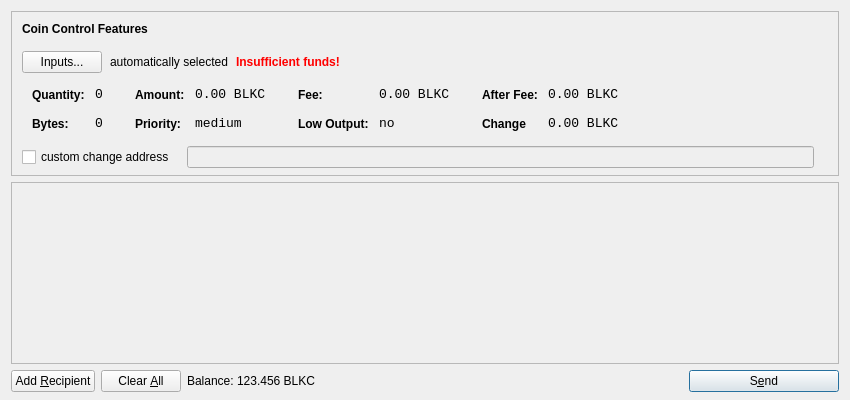
<?xml version="1.0" encoding="UTF-8"?>
<ui version="4.0">
 <class>SendCoinsDialog</class>
 <widget class="QDialog" name="SendCoinsDialog">
  <property name="geometry">
   <rect>
    <x>0</x>
    <y>0</y>
    <width>850</width>
    <height>400</height>
   </rect>
  </property>
  <property name="windowTitle">
   <string>Send Coins</string>
  </property>
  <layout class="QVBoxLayout" name="verticalLayout" stretch="0,1,0">
   <property name="bottomMargin">
    <number>8</number>
   </property>
   <item>
    <widget class="QFrame" name="frameCoinControl">
     <property name="sizePolicy">
      <sizepolicy hsizetype="Expanding" vsizetype="Expanding">
       <horstretch>0</horstretch>
       <verstretch>0</verstretch>
      </sizepolicy>
     </property>
     <property name="maximumSize">
      <size>
       <width>16777215</width>
       <height>16777215</height>
      </size>
     </property>
     <property name="frameShape">
      <enum>QFrame::StyledPanel</enum>
     </property>
     <property name="frameShadow">
      <enum>QFrame::Sunken</enum>
     </property>
     <layout class="QVBoxLayout" name="verticalLayoutCoinControl2">
      <property name="spacing">
       <number>-1</number>
      </property>
      <property name="leftMargin">
       <number>0</number>
      </property>
      <property name="topMargin">
       <number>0</number>
      </property>
      <property name="rightMargin">
       <number>0</number>
      </property>
      <property name="bottomMargin">
       <number>6</number>
      </property>
      <item>
       <layout class="QVBoxLayout" name="verticalLayoutCoinControl" stretch="0,0,0,0,1">
        <property name="spacing">
         <number>0</number>
        </property>
        <property name="leftMargin">
         <number>10</number>
        </property>
        <property name="topMargin">
         <number>10</number>
        </property>
        <item>
         <layout class="QHBoxLayout" name="horizontalLayoutCoinControl1">
          <property name="bottomMargin">
           <number>15</number>
          </property>
          <item>
           <widget class="QLabel" name="labelCoinControlFeatures">
            <property name="sizePolicy">
             <sizepolicy hsizetype="Preferred" vsizetype="Maximum">
              <horstretch>0</horstretch>
              <verstretch>0</verstretch>
             </sizepolicy>
            </property>
            <property name="font">
             <font>
              <weight>75</weight>
              <bold>true</bold>
             </font>
            </property>
            <property name="styleSheet">
             <string notr="true">font-weight:bold;</string>
            </property>
            <property name="text">
             <string>Coin Control Features</string>
            </property>
           </widget>
          </item>
         </layout>
        </item>
        <item>
         <layout class="QHBoxLayout" name="horizontalLayoutCoinControl2" stretch="0,0,0,0">
          <property name="spacing">
           <number>8</number>
          </property>
          <property name="bottomMargin">
           <number>10</number>
          </property>
          <item>
           <widget class="QPushButton" name="pushButtonCoinControl">
            <property name="styleSheet">
             <string notr="true"/>
            </property>
            <property name="text">
             <string>Inputs...</string>
            </property>
           </widget>
          </item>
          <item>
           <widget class="QLabel" name="labelCoinControlAutomaticallySelected">
            <property name="text">
             <string>automatically selected</string>
            </property>
            <property name="margin">
             <number>5</number>
            </property>
           </widget>
          </item>
          <item>
           <widget class="QLabel" name="labelCoinControlInsuffFunds">
            <property name="font">
             <font>
              <weight>75</weight>
              <bold>true</bold>
             </font>
            </property>
            <property name="styleSheet">
             <string notr="true">color:red;font-weight:bold;</string>
            </property>
            <property name="text">
             <string>Insufficient funds!</string>
            </property>
            <property name="margin">
             <number>5</number>
            </property>
           </widget>
          </item>
          <item>
           <spacer name="horizontalSpacerCoinControl">
            <property name="orientation">
             <enum>Qt::Horizontal</enum>
            </property>
            <property name="sizeHint" stdset="0">
             <size>
              <width>40</width>
              <height>1</height>
             </size>
            </property>
           </spacer>
          </item>
         </layout>
        </item>
        <item>
         <widget class="QWidget" name="widgetCoinControl" native="true">
          <property name="sizePolicy">
           <sizepolicy hsizetype="Preferred" vsizetype="Preferred">
            <horstretch>0</horstretch>
            <verstretch>0</verstretch>
           </sizepolicy>
          </property>
          <property name="minimumSize">
           <size>
            <width>0</width>
            <height>0</height>
           </size>
          </property>
          <property name="styleSheet">
           <string notr="true"/>
          </property>
          <layout class="QHBoxLayout" name="horizontalLayoutCoinControl5">
           <property name="margin">
            <number>0</number>
           </property>
           <item>
            <layout class="QHBoxLayout" name="horizontalLayoutCoinControl3" stretch="0,0,0,1">
             <property name="spacing">
              <number>20</number>
             </property>
             <property name="topMargin">
              <number>0</number>
             </property>
             <property name="bottomMargin">
              <number>10</number>
             </property>
             <item>
              <layout class="QFormLayout" name="formLayoutCoinControl1">
               <property name="horizontalSpacing">
                <number>10</number>
               </property>
               <property name="verticalSpacing">
                <number>14</number>
               </property>
               <property name="leftMargin">
                <number>10</number>
               </property>
               <property name="topMargin">
                <number>4</number>
               </property>
               <property name="rightMargin">
                <number>6</number>
               </property>
               <item row="0" column="0">
                <widget class="QLabel" name="labelCoinControlQuantityText">
                 <property name="styleSheet">
                  <string notr="true">font-weight:bold;</string>
                 </property>
                 <property name="text">
                  <string>Quantity:</string>
                 </property>
                 <property name="margin">
                  <number>0</number>
                 </property>
                </widget>
               </item>
               <item row="0" column="1">
                <widget class="QLabel" name="labelCoinControlQuantity">
                 <property name="font">
                  <font>
                   <family>Monospace</family>
                   <pointsize>10</pointsize>
                  </font>
                 </property>
                 <property name="cursor">
                  <cursorShape>IBeamCursor</cursorShape>
                 </property>
                 <property name="contextMenuPolicy">
                  <enum>Qt::ActionsContextMenu</enum>
                 </property>
                 <property name="text">
                  <string>0</string>
                 </property>
                 <property name="margin">
                  <number>0</number>
                 </property>
                 <property name="textInteractionFlags">
                  <set>Qt::LinksAccessibleByMouse|Qt::TextSelectableByKeyboard|Qt::TextSelectableByMouse</set>
                 </property>
                </widget>
               </item>
               <item row="1" column="0">
                <widget class="QLabel" name="labelCoinControlBytesText">
                 <property name="styleSheet">
                  <string notr="true">font-weight:bold;</string>
                 </property>
                 <property name="text">
                  <string>Bytes:</string>
                 </property>
                </widget>
               </item>
               <item row="1" column="1">
                <widget class="QLabel" name="labelCoinControlBytes">
                 <property name="font">
                  <font>
                   <family>Monospace</family>
                   <pointsize>10</pointsize>
                  </font>
                 </property>
                 <property name="cursor">
                  <cursorShape>IBeamCursor</cursorShape>
                 </property>
                 <property name="contextMenuPolicy">
                  <enum>Qt::ActionsContextMenu</enum>
                 </property>
                 <property name="text">
                  <string>0</string>
                 </property>
                 <property name="textInteractionFlags">
                  <set>Qt::LinksAccessibleByMouse|Qt::TextSelectableByKeyboard|Qt::TextSelectableByMouse</set>
                 </property>
                </widget>
               </item>
              </layout>
             </item>
             <item>
              <layout class="QFormLayout" name="formLayoutCoinControl2">
               <property name="horizontalSpacing">
                <number>10</number>
               </property>
               <property name="verticalSpacing">
                <number>14</number>
               </property>
               <property name="leftMargin">
                <number>6</number>
               </property>
               <property name="topMargin">
                <number>4</number>
               </property>
               <property name="rightMargin">
                <number>6</number>
               </property>
               <item row="0" column="0">
                <widget class="QLabel" name="labelCoinControlAmountText">
                 <property name="styleSheet">
                  <string notr="true">font-weight:bold;</string>
                 </property>
                 <property name="text">
                  <string>Amount:</string>
                 </property>
                 <property name="margin">
                  <number>0</number>
                 </property>
                </widget>
               </item>
               <item row="0" column="1">
                <widget class="QLabel" name="labelCoinControlAmount">
                 <property name="font">
                  <font>
                   <family>Monospace</family>
                   <pointsize>10</pointsize>
                  </font>
                 </property>
                 <property name="cursor">
                  <cursorShape>IBeamCursor</cursorShape>
                 </property>
                 <property name="contextMenuPolicy">
                  <enum>Qt::ActionsContextMenu</enum>
                 </property>
                 <property name="text">
                  <string>0.00 BLKC</string>
                 </property>
                 <property name="textInteractionFlags">
                  <set>Qt::LinksAccessibleByMouse|Qt::TextSelectableByKeyboard|Qt::TextSelectableByMouse</set>
                 </property>
                </widget>
               </item>
               <item row="1" column="0">
                <widget class="QLabel" name="labelCoinControlPriorityText">
                 <property name="styleSheet">
                  <string notr="true">font-weight:bold;</string>
                 </property>
                 <property name="text">
                  <string>Priority:</string>
                 </property>
                </widget>
               </item>
               <item row="1" column="1">
                <widget class="QLabel" name="labelCoinControlPriority">
                 <property name="font">
                  <font>
                   <family>Monospace</family>
                   <pointsize>10</pointsize>
                  </font>
                 </property>
                 <property name="cursor">
                  <cursorShape>IBeamCursor</cursorShape>
                 </property>
                 <property name="contextMenuPolicy">
                  <enum>Qt::ActionsContextMenu</enum>
                 </property>
                 <property name="text">
                  <string>medium</string>
                 </property>
                 <property name="textInteractionFlags">
                  <set>Qt::LinksAccessibleByMouse|Qt::TextSelectableByKeyboard|Qt::TextSelectableByMouse</set>
                 </property>
                </widget>
               </item>
              </layout>
             </item>
             <item>
              <layout class="QFormLayout" name="formLayoutCoinControl3">
               <property name="horizontalSpacing">
                <number>10</number>
               </property>
               <property name="verticalSpacing">
                <number>14</number>
               </property>
               <property name="leftMargin">
                <number>6</number>
               </property>
               <property name="topMargin">
                <number>4</number>
               </property>
               <property name="rightMargin">
                <number>6</number>
               </property>
               <item row="0" column="0">
                <widget class="QLabel" name="labelCoinControlFeeText">
                 <property name="styleSheet">
                  <string notr="true">font-weight:bold;</string>
                 </property>
                 <property name="text">
                  <string>Fee:</string>
                 </property>
                 <property name="margin">
                  <number>0</number>
                 </property>
                </widget>
               </item>
               <item row="0" column="1">
                <widget class="QLabel" name="labelCoinControlFee">
                 <property name="font">
                  <font>
                   <family>Monospace</family>
                   <pointsize>10</pointsize>
                  </font>
                 </property>
                 <property name="cursor">
                  <cursorShape>IBeamCursor</cursorShape>
                 </property>
                 <property name="contextMenuPolicy">
                  <enum>Qt::ActionsContextMenu</enum>
                 </property>
                 <property name="text">
                  <string>0.00 BLKC</string>
                 </property>
                 <property name="textInteractionFlags">
                  <set>Qt::LinksAccessibleByMouse|Qt::TextSelectableByKeyboard|Qt::TextSelectableByMouse</set>
                 </property>
                </widget>
               </item>
               <item row="1" column="0">
                <widget class="QLabel" name="labelCoinControlLowOutputText">
                 <property name="styleSheet">
                  <string notr="true">font-weight:bold;</string>
                 </property>
                 <property name="text">
                  <string>Low Output:</string>
                 </property>
                </widget>
               </item>
               <item row="1" column="1">
                <widget class="QLabel" name="labelCoinControlLowOutput">
                 <property name="font">
                  <font>
                   <family>Monospace</family>
                   <pointsize>10</pointsize>
                  </font>
                 </property>
                 <property name="cursor">
                  <cursorShape>IBeamCursor</cursorShape>
                 </property>
                 <property name="contextMenuPolicy">
                  <enum>Qt::ActionsContextMenu</enum>
                 </property>
                 <property name="text">
                  <string>no</string>
                 </property>
                 <property name="textInteractionFlags">
                  <set>Qt::LinksAccessibleByMouse|Qt::TextSelectableByKeyboard|Qt::TextSelectableByMouse</set>
                 </property>
                </widget>
               </item>
              </layout>
             </item>
             <item>
              <layout class="QFormLayout" name="formLayoutCoinControl4">
               <property name="horizontalSpacing">
                <number>10</number>
               </property>
               <property name="verticalSpacing">
                <number>14</number>
               </property>
               <property name="leftMargin">
                <number>6</number>
               </property>
               <property name="topMargin">
                <number>4</number>
               </property>
               <property name="rightMargin">
                <number>6</number>
               </property>
               <item row="0" column="0">
                <widget class="QLabel" name="labelCoinControlAfterFeeText">
                 <property name="styleSheet">
                  <string notr="true">font-weight:bold;</string>
                 </property>
                 <property name="text">
                  <string>After Fee:</string>
                 </property>
                 <property name="margin">
                  <number>0</number>
                 </property>
                </widget>
               </item>
               <item row="0" column="1">
                <widget class="QLabel" name="labelCoinControlAfterFee">
                 <property name="font">
                  <font>
                   <family>Monospace</family>
                   <pointsize>10</pointsize>
                  </font>
                 </property>
                 <property name="cursor">
                  <cursorShape>IBeamCursor</cursorShape>
                 </property>
                 <property name="contextMenuPolicy">
                  <enum>Qt::ActionsContextMenu</enum>
                 </property>
                 <property name="text">
                  <string>0.00 BLKC</string>
                 </property>
                 <property name="textInteractionFlags">
                  <set>Qt::LinksAccessibleByMouse|Qt::TextSelectableByKeyboard|Qt::TextSelectableByMouse</set>
                 </property>
                </widget>
               </item>
               <item row="1" column="0">
                <widget class="QLabel" name="labelCoinControlChangeText">
                 <property name="styleSheet">
                  <string notr="true">font-weight:bold;</string>
                 </property>
                 <property name="text">
                  <string>Change</string>
                 </property>
                </widget>
               </item>
               <item row="1" column="1">
                <widget class="QLabel" name="labelCoinControlChange">
                 <property name="font">
                  <font>
                   <family>Monospace</family>
                   <pointsize>10</pointsize>
                  </font>
                 </property>
                 <property name="cursor">
                  <cursorShape>IBeamCursor</cursorShape>
                 </property>
                 <property name="contextMenuPolicy">
                  <enum>Qt::ActionsContextMenu</enum>
                 </property>
                 <property name="text">
                  <string>0.00 BLKC</string>
                 </property>
                 <property name="textInteractionFlags">
                  <set>Qt::LinksAccessibleByMouse|Qt::TextSelectableByKeyboard|Qt::TextSelectableByMouse</set>
                 </property>
                </widget>
               </item>
              </layout>
             </item>
            </layout>
           </item>
          </layout>
         </widget>
        </item>
        <item>
         <layout class="QHBoxLayout" name="horizontalLayoutCoinControl4" stretch="0,0,0">
          <property name="spacing">
           <number>12</number>
          </property>
          <property name="sizeConstraint">
           <enum>QLayout::SetDefaultConstraint</enum>
          </property>
          <property name="topMargin">
           <number>5</number>
          </property>
          <property name="rightMargin">
           <number>5</number>
          </property>
          <item>
           <widget class="QCheckBox" name="checkBoxCoinControlChange">
            <property name="text">
             <string>custom change address</string>
            </property>
           </widget>
          </item>
          <item>
           <widget class="QLineEdit" name="lineEditCoinControlChange">
            <property name="enabled">
             <bool>false</bool>
            </property>
            <property name="sizePolicy">
             <sizepolicy hsizetype="Expanding" vsizetype="Fixed">
              <horstretch>0</horstretch>
              <verstretch>0</verstretch>
             </sizepolicy>
            </property>
           </widget>
          </item>
          <item>
           <widget class="QLabel" name="labelCoinControlChangeLabel">
            <property name="sizePolicy">
             <sizepolicy hsizetype="Preferred" vsizetype="Expanding">
              <horstretch>0</horstretch>
              <verstretch>0</verstretch>
             </sizepolicy>
            </property>
            <property name="minimumSize">
             <size>
              <width>0</width>
              <height>0</height>
             </size>
            </property>
            <property name="text">
             <string/>
            </property>
            <property name="margin">
             <number>3</number>
            </property>
           </widget>
          </item>
         </layout>
        </item>
        <item>
         <spacer name="verticalSpacerCoinControl">
          <property name="orientation">
           <enum>Qt::Vertical</enum>
          </property>
          <property name="sizeHint" stdset="0">
           <size>
            <width>800</width>
            <height>1</height>
           </size>
          </property>
         </spacer>
        </item>
       </layout>
      </item>
     </layout>
    </widget>
   </item>
   <item>
    <widget class="QScrollArea" name="scrollArea">
     <property name="widgetResizable">
      <bool>true</bool>
     </property>
     <widget class="QWidget" name="scrollAreaWidgetContents">
      <property name="geometry">
       <rect>
        <x>0</x>
        <y>0</y>
        <width>830</width>
        <height>165</height>
       </rect>
      </property>
      <layout class="QVBoxLayout" name="verticalLayout_2">
       <property name="margin">
        <number>0</number>
       </property>
       <item>
        <layout class="QVBoxLayout" name="entries">
         <property name="spacing">
          <number>6</number>
         </property>
        </layout>
       </item>
       <item>
        <spacer name="verticalSpacer">
         <property name="orientation">
          <enum>Qt::Vertical</enum>
         </property>
         <property name="sizeHint" stdset="0">
          <size>
           <width>20</width>
           <height>40</height>
          </size>
         </property>
        </spacer>
       </item>
      </layout>
     </widget>
    </widget>
   </item>
   <item>
    <layout class="QHBoxLayout" name="horizontalLayout">
     <item>
      <widget class="QPushButton" name="addButton">
       <property name="toolTip">
        <string>Send to multiple recipients at once</string>
       </property>
       <property name="text">
        <string>Add &amp;Recipient</string>
       </property>
       <property name="icon">
        <iconset resource="../bitcoin.qrc">
         <normaloff>:/icons/add</normaloff>:/icons/add</iconset>
       </property>
       <property name="autoDefault">
        <bool>false</bool>
       </property>
      </widget>
     </item>
     <item>
      <widget class="QPushButton" name="clearButton">
       <property name="sizePolicy">
        <sizepolicy hsizetype="Minimum" vsizetype="Fixed">
         <horstretch>0</horstretch>
         <verstretch>0</verstretch>
        </sizepolicy>
       </property>
       <property name="toolTip">
        <string>Remove all transaction fields</string>
       </property>
       <property name="text">
        <string>Clear &amp;All</string>
       </property>
       <property name="icon">
        <iconset resource="../bitcoin.qrc">
         <normaloff>:/icons/remove</normaloff>:/icons/remove</iconset>
       </property>
       <property name="autoRepeatDelay">
        <number>300</number>
       </property>
       <property name="autoDefault">
        <bool>false</bool>
       </property>
      </widget>
     </item>
     <item>
      <layout class="QHBoxLayout" name="horizontalLayout_2">
       <property name="spacing">
        <number>3</number>
       </property>
       <item>
        <widget class="QLabel" name="label">
         <property name="sizePolicy">
          <sizepolicy hsizetype="Preferred" vsizetype="Fixed">
           <horstretch>0</horstretch>
           <verstretch>0</verstretch>
          </sizepolicy>
         </property>
         <property name="text">
          <string>Balance:</string>
         </property>
        </widget>
       </item>
       <item>
        <widget class="QLabel" name="labelBalance">
         <property name="sizePolicy">
          <sizepolicy hsizetype="Preferred" vsizetype="Fixed">
           <horstretch>0</horstretch>
           <verstretch>0</verstretch>
          </sizepolicy>
         </property>
         <property name="cursor">
          <cursorShape>IBeamCursor</cursorShape>
         </property>
         <property name="text">
          <string>123.456 BLKC</string>
         </property>
         <property name="textInteractionFlags">
          <set>Qt::LinksAccessibleByMouse|Qt::TextSelectableByKeyboard|Qt::TextSelectableByMouse</set>
         </property>
        </widget>
       </item>
      </layout>
     </item>
     <item>
      <spacer name="horizontalSpacer">
       <property name="orientation">
        <enum>Qt::Horizontal</enum>
       </property>
       <property name="sizeHint" stdset="0">
        <size>
         <width>40</width>
         <height>20</height>
        </size>
       </property>
      </spacer>
     </item>
     <item>
      <widget class="QPushButton" name="sendButton">
       <property name="minimumSize">
        <size>
         <width>150</width>
         <height>0</height>
        </size>
       </property>
       <property name="toolTip">
        <string>Confirm the send action</string>
       </property>
       <property name="text">
        <string>S&amp;end</string>
       </property>
       <property name="icon">
        <iconset resource="../bitcoin.qrc">
         <normaloff>:/icons/send</normaloff>:/icons/send</iconset>
       </property>
       <property name="default">
        <bool>true</bool>
       </property>
      </widget>
     </item>
    </layout>
   </item>
  </layout>
 </widget>
 <resources>
  <include location="../bitcoin.qrc"/>
 </resources>
 <connections/>
</ui>
